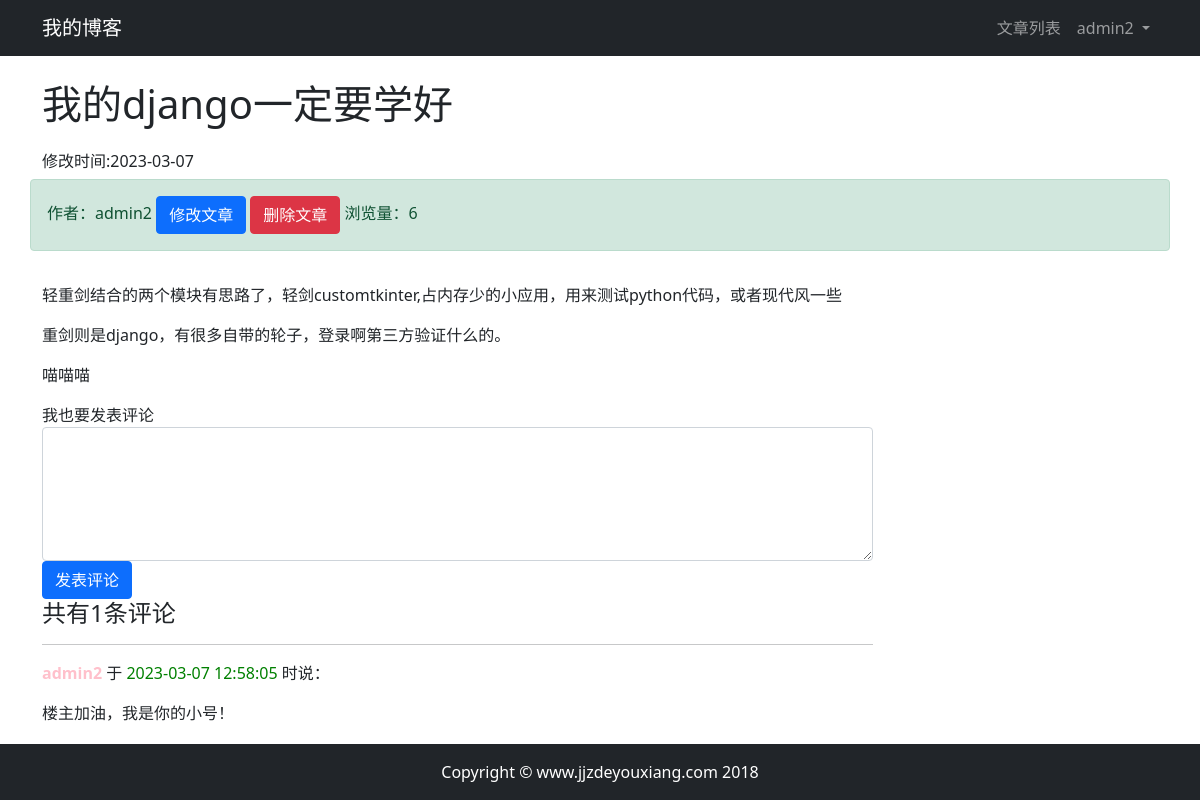
The page /article/article_detail/8/ (signed in) on the database its author committed.
### article/models.py (models this page shows, shortened)
class ArticlePost(models.Model):
    author = models.ForeignKey(User, on_delete=models.CASCADE)
    column = models.ForeignKey(ArticleColumn, on_delete=models.CASCADE,null=True,blank=True,related_name="articles")
    tags = TaggableManager(blank=True)
    total_views = models.PositiveIntegerField(default=0)
    title = models.CharField(max_length=200)
    content = models.TextField()
    created_time = models.DateTimeField(default=timezone.now)
    updated_time = models.DateTimeField(auto_now=True)
    class Meta: # class Meta提供元数据，也就是内部数据，这些信息不是某篇文章私有，而是整张表的共同行为。
        ordering = ('-created_time',)

### comment/models.py (models this page shows, shortened)
class ArticleComment(models.Model):
    author = models.ForeignKey(User,
                               on_delete=models.CASCADE,
                               related_name="article_comment", blank=True,null=True)
    article_related = models.ForeignKey(ArticlePost,
                                        on_delete=models.CASCADE,
                                        blank=True,null=True,related_name="article_comment")
    comment = models.TextField()
    created = models.DateTimeField(auto_now_add=True)
    class Meta:
        ordering=('created',)

### article/views.py (the view)
# urls.py: path('article_detail/<int:id>/',views.article_detail,name='article_detail'),
def article_detail(request, id):
    article = ArticlePost.objects.get(id=id)
    article.total_views += 1
    article.save(update_fields=['total_views'])
    md = markdown.Markdown(extensions=[
        'markdown.extensions.extra',
        'markdown.extensions.codehilite',
        'markdown.extensions.toc',
    ])
    article.content = md.convert(article.content)
    article_comments_count = article.article_comment.count()
    context = {'article': article, 'toc': md.toc,'article_comments_count':article_comments_count}
    return render(request, 'article/detail.html', context)

### article/templates/article/detail.html (shortened to what this page needs)
{% extends "base.html" %}
{% block content %}
    <div class="container">
        <div class="row">
            <h1 class="col-12 mt-4 mb-4">{{ article.title }}</h1>
            <h6 class="col-auto text-center">修改时间:{{ article.updated_time|date:'Y-m-d' }}</h6>
            <div class="col-12 alert alert-success">作者：{{ article.author }}
                {% if user == article.author %}
                    <a class="btn btn-primary" href="{% url "article:article_update" article.id %}"> 修改文章</a>
                    <a class="btn btn-danger" onclick="confirm_delete()"> 删除文章</a>
                {% endif %}
                浏览量：{{ article.total_views }}
            </div>
        </div>
        <div class="row">
            <div class="col-9">
            <p>{{ article.content|safe }}</p>
            <form method="post" action="{% url "comment:create_article_comment" article.id %}">
                <div class="form-group">
                    <label for="comment">我也要发表评论</label>
                    <textarea type="text" class="form-control" id="comment" name="comment" rows="5"
                              cols="4"></textarea>
                </div>
                <button type="submit" class="btn btn-primary">发表评论</button>
            </form>
            <h4>共有{{ article_comments_count }}条评论</h4>
            {% for comment in article.article_comment.all %}
                <hr>
                <p>
                <strong style="color: pink">
                    {{ comment.author }}
                </strong>于
                <span style="color: green">{{ comment.created|date:"Y-m-d H:i:s" }}
                             </span>时说：
                </p>
                <div style="font-family: inherit; font-size: 1em;">
                    {{ comment.comment }}
                </div>
            {% endfor %}
        </div>
        <div class="col-3">
        </div>
        </div>
    </div>
{% endblock content %}

### article/templates/header.html (shortened to what this page needs)
<nav class="navbar navbar-expand-lg navbar-dark bg-dark">
    <div class="container">
        <a class="navbar-brand" href="#">我的博客</a>
        <div>
            <ul class="navbar-nav">
                <li class="nav-item">
                    <a class="nav-link" href="{% url "article:article_list" %}">文章列表</a>
                </li>
                {% if user.is_authenticated %}
                    <li class="nav-item dropdown">
                        <a class="nav-link dropdown-toggle" href="#" id="navbarDarkDropdownMenuLink" role="button"
                           data-bs-toggle="dropdown" aria-expanded="false">
                            {{ user.username }}
                        </a>
                    </li>
                {% else %}
                    <li class="nav-item">
                        <a class="nav-link" href="{% url 'userprofile:login' %}">登录</a>
                    </li>
                {% endif %}
            </ul>
        </div>
    </div>
</nav>

### rows shown on the page
ArticlePost: title "我的django一定要学好", updated_time "2023-03-07", author "admin2", total_views "6", content "轻重剑结合的两个模块有思路了，轻剑customtkinter,占内存少的小应用，用来测试python代码，或者现代风一些 重剑则是django，有很多自带的轮子，登录啊第三方验证什么的。 喵喵喵"
ArticleComment: author "admin2", created "2023-03-07 12:58:05", comment "楼主加油，我是你的小号！"

### other values the page prints
{{ user.username }} "admin2"
{{ article_comments_count }} "1"
